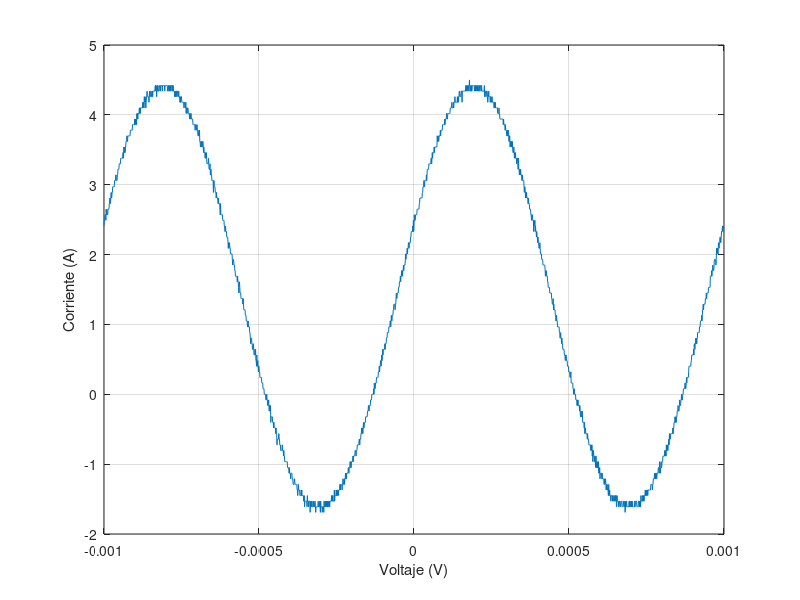

Write the MATLAB code that produced this figure.
t=[-1.00E-03
-9.99E-04
-9.98E-04
-9.97E-04
-9.96E-04
-9.95E-04
-9.94E-04
-9.93E-04
-9.92E-04
-9.91E-04
-9.90E-04
-9.89E-04
-9.88E-04
-9.87E-04
-9.86E-04
-9.85E-04
-9.84E-04
-9.83E-04
-9.82E-04
-9.81E-04
-9.80E-04
-9.79E-04
-9.78E-04
-9.77E-04
-9.76E-04
-9.75E-04
-9.74E-04
-9.73E-04
-9.72E-04
-9.71E-04
-9.70E-04
-9.69E-04
-9.68E-04
-9.67E-04
-9.66E-04
-9.65E-04
-9.64E-04
-9.63E-04
-9.62E-04
-9.61E-04
-9.60E-04
-9.59E-04
-9.58E-04
-9.57E-04
-9.56E-04
-9.55E-04
-9.54E-04
-9.53E-04
-9.52E-04
-9.51E-04
-9.50E-04
-9.49E-04
-9.48E-04
-9.47E-04
-9.46E-04
-9.45E-04
-9.44E-04
-9.43E-04
-9.42E-04
-9.41E-04
-9.40E-04
-9.39E-04
-9.38E-04
-9.37E-04
-9.36E-04
-9.35E-04
-9.34E-04
-9.33E-04
-9.32E-04
-9.31E-04
-9.30E-04
-9.29E-04
-9.28E-04
-9.27E-04
-9.26E-04
-9.25E-04
-9.24E-04
-9.23E-04
-9.22E-04
-9.21E-04
-9.20E-04
-9.19E-04
-9.18E-04
-9.17E-04
-9.16E-04
-9.15E-04
-9.14E-04
-9.13E-04
-9.12E-04
-9.11E-04
-9.10E-04
-9.09E-04
-9.08E-04
-9.07E-04
-9.06E-04
-9.05E-04
-9.04E-04
-9.03E-04
-9.02E-04
-9.01E-04
-9.00E-04
-8.99E-04
-8.98E-04
-8.97E-04
-8.96E-04
-8.95E-04
-8.94E-04
-8.93E-04
-8.92E-04
-8.91E-04
-8.90E-04
-8.89E-04
-8.88E-04
-8.87E-04
-8.86E-04
-8.85E-04
-8.84E-04
-8.83E-04
-8.82E-04
-8.81E-04
-8.80E-04
-8.79E-04
-8.78E-04
-8.77E-04
-8.76E-04
-8.75E-04
-8.74E-04
-8.73E-04
-8.72E-04
-8.71E-04
-8.70E-04
-8.69E-04
-8.68E-04
-8.67E-04
-8.66E-04
-8.65E-04
-8.64E-04
-8.63E-04
-8.62E-04
-8.61E-04
-8.60E-04
-8.59E-04
-8.58E-04
-8.57E-04
-8.56E-04
-8.55E-04
-8.54E-04
-8.53E-04
-8.52E-04
-8.51E-04
-8.50E-04
-8.49E-04
-8.48E-04
-8.47E-04
-8.46E-04
-8.45E-04
-8.44E-04
-8.43E-04
-8.42E-04
-8.41E-04
-8.40E-04
-8.39E-04
-8.38E-04
-8.37E-04
-8.36E-04
-8.35E-04
-8.34E-04
-8.33E-04
-8.32E-04
-8.31E-04
-8.30E-04
-8.29E-04
-8.28E-04
-8.27E-04
-8.26E-04
-8.25E-04
-8.24E-04
-8.23E-04
-8.22E-04
-8.21E-04
-8.20E-04
-8.19E-04
-8.18E-04
-8.17E-04
-8.16E-04
-8.15E-04
-8.14E-04
-8.13E-04
-8.12E-04
-8.11E-04
-8.10E-04
-8.09E-04
-8.08E-04
-8.07E-04
-8.06E-04
-8.05E-04
-8.04E-04
-8.03E-04
-8.02E-04
-8.01E-04
-8.00E-04
-7.99E-04
-7.98E-04
-7.97E-04
-7.96E-04
-7.95E-04
-7.94E-04
-7.93E-04
-7.92E-04
-7.91E-04
-7.90E-04
-7.89E-04
-7.88E-04
-7.87E-04
-7.86E-04
-7.85E-04
-7.84E-04
-7.83E-04
-7.82E-04
-7.81E-04
-7.80E-04
-7.79E-04
-7.78E-04
-7.77E-04
-7.76E-04
-7.75E-04
-7.74E-04
-7.73E-04
-7.72E-04
-7.71E-04
-7.70E-04
-7.69E-04
-7.68E-04
-7.67E-04
-7.66E-04
-7.65E-04
-7.64E-04
-7.63E-04
-7.62E-04
-7.61E-04
-7.60E-04
-7.59E-04
-7.58E-04
-7.57E-04
-7.56E-04
-7.55E-04
-7.54E-04
-7.53E-04
-7.52E-04
-7.51E-04
-7.50E-04
-7.49E-04
-7.48E-04
-7.47E-04
-7.46E-04
-7.45E-04
-7.44E-04
-7.43E-04
-7.42E-04
-7.41E-04
-7.40E-04
-7.39E-04
-7.38E-04
-7.37E-04
-7.36E-04
-7.35E-04
-7.34E-04
-7.33E-04
-7.32E-04
-7.31E-04
-7.30E-04
-7.29E-04
-7.28E-04
-7.27E-04
-7.26E-04
-7.25E-04
-7.24E-04
-7.23E-04
-7.22E-04
-7.21E-04
-7.20E-04
-7.19E-04
-7.18E-04
-7.17E-04
-7.16E-04
-7.15E-04
-7.14E-04
-7.13E-04
-7.12E-04
-7.11E-04
-7.10E-04
-7.09E-04
-7.08E-04
-7.07E-04
-7.06E-04
-7.05E-04
-7.04E-04
-7.03E-04
-7.02E-04
-7.01E-04
-7.00E-04
-6.99E-04
-6.98E-04
-6.97E-04
-6.96E-04
-6.95E-04
-6.94E-04
-6.93E-04
-6.92E-04
-6.91E-04
-6.90E-04
-6.89E-04
-6.88E-04
-6.87E-04
-6.86E-04
-6.85E-04
-6.84E-04
-6.83E-04
-6.82E-04
-6.81E-04
-6.80E-04
-6.79E-04
-6.78E-04
-6.77E-04
-6.76E-04
-6.75E-04
-6.74E-04
-6.73E-04
-6.72E-04
-6.71E-04
-6.70E-04
-6.69E-04
-6.68E-04
-6.67E-04
-6.66E-04
-6.65E-04
-6.64E-04
-6.63E-04
-6.62E-04
-6.61E-04
-6.60E-04
-6.59E-04
-6.58E-04
-6.57E-04
-6.56E-04
-6.55E-04
-6.54E-04
-6.53E-04
-6.52E-04
-6.51E-04
-6.50E-04
-6.49E-04
-6.48E-04
-6.47E-04
-6.46E-04
-6.45E-04
-6.44E-04
-6.43E-04
-6.42E-04
-6.41E-04
-6.40E-04
-6.39E-04
-6.38E-04
-6.37E-04
-6.36E-04
-6.35E-04
-6.34E-04
-6.33E-04
-6.32E-04
-6.31E-04
-6.30E-04
-6.29E-04
-6.28E-04
-6.27E-04
-6.26E-04
-6.25E-04
-6.24E-04
-6.23E-04
-6.22E-04
-6.21E-04
-6.20E-04
-6.19E-04
-6.18E-04
-6.17E-04
-6.16E-04
-6.15E-04
-6.14E-04
-6.13E-04
-6.12E-04
-6.11E-04
-6.10E-04
-6.09E-04
-6.08E-04
-6.07E-04
-6.06E-04
-6.05E-04
-6.04E-04
-6.03E-04
-6.02E-04
-6.01E-04
-6.00E-04
-5.99E-04
-5.98E-04
-5.97E-04
-5.96E-04
-5.95E-04
-5.94E-04
-5.93E-04
-5.92E-04
-5.91E-04
-5.90E-04
-5.89E-04
-5.88E-04
-5.87E-04
-5.86E-04
-5.85E-04
-5.84E-04
-5.83E-04
-5.82E-04
-5.81E-04
-5.80E-04
-5.79E-04
-5.78E-04
-5.77E-04
-5.76E-04
-5.75E-04
-5.74E-04
-5.73E-04
-5.72E-04
-5.71E-04
-5.70E-04
-5.69E-04
-5.68E-04
-5.67E-04
-5.66E-04
-5.65E-04
-5.64E-04
-5.63E-04
-5.62E-04
-5.61E-04
-5.60E-04
-5.59E-04
-5.58E-04
-5.57E-04
-5.56E-04
-5.55E-04
-5.54E-04
-5.53E-04
-5.52E-04
-5.51E-04
-5.50E-04
-5.49E-04
-5.48E-04
-5.47E-04
-5.46E-04
-5.45E-04
-5.44E-04
-5.43E-04
-5.42E-04
-5.41E-04
-5.40E-04
-5.39E-04
-5.38E-04
-5.37E-04
-5.36E-04
-5.35E-04
-5.34E-04
-5.33E-04
-5.32E-04
-5.31E-04
-5.30E-04
-5.29E-04
-5.28E-04
-5.27E-04
-5.26E-04
-5.25E-04
-5.24E-04
-5.23E-04
-5.22E-04
-5.21E-04
-5.20E-04
-5.19E-04
-5.18E-04
-5.17E-04
-5.16E-04
-5.15E-04
-5.14E-04
-5.13E-04
-5.12E-04
-5.11E-04
-5.10E-04
-5.09E-04
-5.08E-04
-5.07E-04
-5.06E-04
-5.05E-04
-5.04E-04
-5.03E-04
-5.02E-04
-5.01E-04
-5.00E-04
-4.99E-04
-4.98E-04
-4.97E-04
-4.96E-04
-4.95E-04
-4.94E-04
-4.93E-04
-4.92E-04
-4.91E-04
-4.90E-04
-4.89E-04
-4.88E-04
-4.87E-04
-4.86E-04
-4.85E-04
-4.84E-04
-4.83E-04
-4.82E-04
-4.81E-04
-4.80E-04
-4.79E-04
-4.78E-04
-4.77E-04
-4.76E-04
-4.75E-04
-4.74E-04
-4.73E-04
-4.72E-04
-4.71E-04
-4.70E-04
-4.69E-04
-4.68E-04
-4.67E-04
-4.66E-04
-4.65E-04
-4.64E-04
-4.63E-04
-4.62E-04
-4.61E-04
-4.60E-04
-4.59E-04
-4.58E-04
-4.57E-04
-4.56E-04
-4.55E-04
-4.54E-04
-4.53E-04
-4.52E-04
-4.51E-04
-4.50E-04
-4.49E-04
-4.48E-04
-4.47E-04
-4.46E-04
-4.45E-04
-4.44E-04
-4.43E-04
-4.42E-04
-4.41E-04
-4.40E-04
-4.39E-04
-4.38E-04
-4.37E-04
-4.36E-04
-4.35E-04
-4.34E-04
-4.33E-04
-4.32E-04
-4.31E-04
-4.30E-04
-4.29E-04
-4.28E-04
-4.27E-04
-4.26E-04
-4.25E-04
-4.24E-04
-4.23E-04
-4.22E-04
-4.21E-04
-4.20E-04
-4.19E-04
-4.18E-04
-4.17E-04
-4.16E-04
-4.15E-04
-4.14E-04
-4.13E-04
-4.12E-04
-4.11E-04
-4.10E-04
-4.09E-04
-4.08E-04
-4.07E-04
-4.06E-04
-4.05E-04
-4.04E-04
-4.03E-04
-4.02E-04
-4.01E-04
-4.00E-04
-3.99E-04
-3.98E-04
-3.97E-04
-3.96E-04
-3.95E-04
-3.94E-04
-3.93E-04
-3.92E-04
-3.91E-04
-3.90E-04
-3.89E-04
-3.88E-04
-3.87E-04
-3.86E-04
-3.85E-04
-3.84E-04
-3.83E-04
-3.82E-04
-3.81E-04
-3.80E-04
-3.79E-04
-3.78E-04
-3.77E-04
-3.76E-04
-3.75E-04
-3.74E-04
-3.73E-04
-3.72E-04
-3.71E-04
-3.70E-04
-3.69E-04
-3.68E-04
-3.67E-04
-3.66E-04
-3.65E-04
-3.64E-04
-3.63E-04
-3.62E-04
-3.61E-04
-3.60E-04
-3.59E-04
-3.58E-04
-3.57E-04
-3.56E-04
-3.55E-04
-3.54E-04
-3.53E-04
-3.52E-04
-3.51E-04
-3.50E-04
-3.49E-04
-3.48E-04
-3.47E-04
-3.46E-04
-3.45E-04
-3.44E-04
-3.43E-04
-3.42E-04
-3.41E-04
-3.40E-04
-3.39E-04
-3.38E-04
-3.37E-04
-3.36E-04
-3.35E-04
-3.34E-04
-3.33E-04
-3.32E-04
-3.31E-04
-3.30E-04
-3.29E-04
-3.28E-04
-3.27E-04
-3.26E-04
-3.25E-04
-3.24E-04
-3.23E-04
-3.22E-04
-3.21E-04
-3.20E-04
-3.19E-04
-3.18E-04
-3.17E-04
-3.16E-04
-3.15E-04
-3.14E-04
-3.13E-04
-3.12E-04
-3.11E-04
-3.10E-04
-3.09E-04
-3.08E-04
-3.07E-04
-3.06E-04
-3.05E-04
-3.04E-04
-3.03E-04
-3.02E-04
-3.01E-04
-3.00E-04
-2.99E-04
-2.98E-04
-2.97E-04
-2.96E-04
-2.95E-04
-2.94E-04
-2.93E-04
-2.92E-04
-2.91E-04
-2.90E-04
-2.89E-04
-2.88E-04
-2.87E-04
-2.86E-04
-2.85E-04
-2.84E-04
-2.83E-04
-2.82E-04
-2.81E-04
-2.80E-04
-2.79E-04
-2.78E-04
-2.77E-04
-2.76E-04
-2.75E-04
-2.74E-04
-2.73E-04
-2.72E-04
-2.71E-04
-2.70E-04
-2.69E-04
-2.68E-04
-2.67E-04
-2.66E-04
-2.65E-04
-2.64E-04
-2.63E-04
-2.62E-04
-2.61E-04
-2.60E-04
-2.59E-04
-2.58E-04
-2.57E-04
-2.56E-04
-2.55E-04
-2.54E-04
-2.53E-04
-2.52E-04
-2.51E-04
-2.50E-04
-2.49E-04
-2.48E-04
-2.47E-04
-2.46E-04
-2.45E-04
-2.44E-04
-2.43E-04
-2.42E-04
-2.41E-04
-2.40E-04
-2.39E-04
-2.38E-04
-2.37E-04
-2.36E-04
-2.35E-04
-2.34E-04
-2.33E-04
-2.32E-04
-2.31E-04
-2.30E-04
-2.29E-04
-2.28E-04
-2.27E-04
-2.26E-04
-2.25E-04
-2.24E-04
-2.23E-04
-2.22E-04
-2.21E-04
-2.20E-04
-2.19E-04
-2.18E-04
-2.17E-04
-2.16E-04
-2.15E-04
-2.14E-04
-2.13E-04
-2.12E-04
-2.11E-04
-2.10E-04
-2.09E-04
-2.08E-04
-2.07E-04
-2.06E-04
-2.05E-04
-2.04E-04
-2.03E-04
-2.02E-04
-2.01E-04
-2.00E-04
-1.99E-04
-1.98E-04
-1.97E-04
-1.96E-04
-1.95E-04
-1.94E-04
-1.93E-04
-1.92E-04
-1.91E-04
-1.90E-04
-1.89E-04
-1.88E-04
-1.87E-04
-1.86E-04
-1.85E-04
-1.84E-04
-1.83E-04
-1.82E-04
-1.81E-04
-1.80E-04
-1.79E-04
-1.78E-04
-1.77E-04
-1.76E-04
-1.75E-04
-1.74E-04
-1.73E-04
-1.72E-04
-1.71E-04
-1.70E-04
-1.69E-04
-1.68E-04
-1.67E-04
-1.66E-04
-1.65E-04
-1.64E-04
-1.63E-04
-1.62E-04
-1.61E-04
-1.60E-04
-1.59E-04
-1.58E-04
-1.57E-04
-1.56E-04
-1.55E-04
-1.54E-04
-1.53E-04
-1.52E-04
-1.51E-04
-1.50E-04
-1.49E-04
-1.48E-04
-1.47E-04
-1.46E-04
-1.45E-04
-1.44E-04
-1.43E-04
-1.42E-04
-1.41E-04
-1.40E-04
-1.39E-04
-1.38E-04
-1.37E-04
-1.36E-04
-1.35E-04
-1.34E-04
-1.33E-04
-1.32E-04
-1.31E-04
-1.30E-04
-1.29E-04
-1.28E-04
-1.27E-04
-1.26E-04
-1.25E-04
-1.24E-04
-1.23E-04
-1.22E-04
-1.21E-04
-1.20E-04
-1.19E-04
-1.18E-04
-1.17E-04
-1.16E-04
-1.15E-04
-1.14E-04
-1.13E-04
-1.12E-04
-1.11E-04
-1.10E-04
-1.09E-04
-1.08E-04
-1.07E-04
-1.06E-04
-1.05E-04
-1.04E-04
-1.03E-04
-1.02E-04
-1.01E-04
-1.00E-04
-9.90E-05
-9.80E-05
-9.70E-05
-9.60E-05
-9.50E-05
-9.40E-05
-9.30E-05
-9.20E-05
-9.10E-05
-9.00E-05
-8.90E-05
-8.80E-05
-8.70E-05
-8.60E-05
-8.50E-05
-8.40E-05
-8.30E-05
-8.20E-05
-8.10E-05
-8.00E-05
-7.90E-05
-7.80E-05
-7.70E-05
-7.60E-05
-7.50E-05
-7.40E-05
-7.30E-05
-7.20E-05
-7.10E-05
-7.00E-05
-6.90E-05
-6.80E-05
-6.70E-05
-6.60E-05
-6.50E-05
-6.40E-05
-6.30E-05
-6.20E-05
-6.10E-05
-6.00E-05
-5.90E-05
-5.80E-05
-5.70E-05
-5.60E-05
-5.50E-05
-5.40E-05
-5.30E-05
-5.20E-05
-5.10E-05
-5.00E-05
-4.90E-05
-4.80E-05
-4.70E-05
-4.60E-05
-4.50E-05
-4.40E-05
-4.30E-05
-4.20E-05
-4.10E-05
-4.00E-05
-3.90E-05
-3.80E-05
-3.70E-05
-3.60E-05
-3.50E-05
-3.40E-05
-3.30E-05
-3.20E-05
-3.10E-05
-3.00E-05
-2.90E-05
-2.80E-05
-2.70E-05
-2.60E-05
-2.50E-05
-2.40E-05
-2.30E-05
-2.20E-05
-2.10E-05
-2.00E-05
-1.90E-05
-1.80E-05
-1.70E-05
-1.60E-05
-1.50E-05
-1.40E-05
-1.30E-05
-1.20E-05
-1.10E-05
-1.00E-05
-9.00E-06
-8.00E-06
-7.00E-06
-6.00E-06
-5.00E-06
-4.00E-06
-3.00E-06
-2.00E-06
-1.00E-06
0.00E+00
1.00E-06
2.00E-06
3.00E-06
4.00E-06
5.00E-06
6.00E-06
7.00E-06
8.00E-06
9.00E-06
1.00E-05
1.10E-05
1.20E-05
1.30E-05
1.40E-05
1.50E-05
1.60E-05
1.70E-05
1.80E-05
1.90E-05
2.00E-05
2.10E-05
2.20E-05
2.30E-05
2.40E-05
2.50E-05
2.60E-05
2.70E-05
2.80E-05
2.90E-05
3.00E-05
3.10E-05
3.20E-05
3.30E-05
3.40E-05
3.50E-05
3.60E-05
3.70E-05
3.80E-05
3.90E-05
4.00E-05
4.10E-05
4.20E-05
4.30E-05
4.40E-05
4.50E-05
4.60E-05
4.70E-05
4.80E-05
4.90E-05
5.00E-05
5.10E-05
5.20E-05
5.30E-05
5.40E-05
5.50E-05
5.60E-05
5.70E-05
5.80E-05
5.90E-05
6.00E-05
6.10E-05
6.20E-05
6.30E-05
6.40E-05
6.50E-05
6.60E-05
6.70E-05
6.80E-05
6.90E-05
7.00E-05
7.10E-05
7.20E-05
7.30E-05
7.40E-05
7.50E-05
7.60E-05
7.70E-05
7.80E-05
7.90E-05
8.00E-05
8.10E-05
8.20E-05
8.30E-05
8.40E-05
8.50E-05
8.60E-05
8.70E-05
8.80E-05
8.90E-05
9.00E-05
9.10E-05
9.20E-05
9.30E-05
9.40E-05
9.50E-05
9.60E-05
9.70E-05
9.80E-05
9.90E-05
1.00E-04
1.01E-04
1.02E-04
1.03E-04
1.04E-04
1.05E-04
1.06E-04
1.07E-04
1.08E-04
1.09E-04
1.10E-04
1.11E-04
1.12E-04
1.13E-04
1.14E-04
1.15E-04
1.16E-04
1.17E-04
1.18E-04
1.19E-04
1.20E-04
1.21E-04
1.22E-04
1.23E-04
1.24E-04
1.25E-04
1.26E-04
1.27E-04
1.28E-04
1.29E-04
1.30E-04
1.31E-04
1.32E-04
1.33E-04
1.34E-04
1.35E-04
1.36E-04
1.37E-04
1.38E-04
1.39E-04
1.40E-04
1.41E-04
1.42E-04
1.43E-04
1.44E-04
1.45E-04
1.46E-04
1.47E-04
1.48E-04
1.49E-04
1.50E-04
1.51E-04
1.52E-04
1.53E-04
1.54E-04
1.55E-04
1.56E-04
1.57E-04
1.58E-04
1.59E-04
1.60E-04
1.61E-04
1.62E-04
1.63E-04
1.64E-04
1.65E-04
1.66E-04
1.67E-04
1.68E-04
1.69E-04
1.70E-04
1.71E-04
1.72E-04
1.73E-04
1.74E-04
1.75E-04
1.76E-04
1.77E-04
1.78E-04
1.79E-04
1.80E-04
1.81E-04
1.82E-04
1.83E-04
1.84E-04
1.85E-04
1.86E-04
1.87E-04
1.88E-04
1.89E-04
1.90E-04
1.91E-04
1.92E-04
1.93E-04
1.94E-04
1.95E-04
1.96E-04
1.97E-04
1.98E-04
1.99E-04
2.00E-04
2.01E-04
2.02E-04
2.03E-04
2.04E-04
2.05E-04
2.06E-04
2.07E-04
2.08E-04
2.09E-04
2.10E-04
2.11E-04
2.12E-04
2.13E-04
2.14E-04
2.15E-04
2.16E-04
2.17E-04
2.18E-04
2.19E-04
2.20E-04
2.21E-04
2.22E-04
2.23E-04
2.24E-04
2.25E-04
2.26E-04
2.27E-04
2.28E-04
2.29E-04
2.30E-04
2.31E-04
2.32E-04
2.33E-04
2.34E-04
2.35E-04
2.36E-04
2.37E-04
2.38E-04
2.39E-04
2.40E-04
2.41E-04
2.42E-04
2.43E-04
2.44E-04
2.45E-04
2.46E-04
2.47E-04
2.48E-04
2.49E-04
2.50E-04
2.51E-04
2.52E-04
2.53E-04
2.54E-04
2.55E-04
2.56E-04
2.57E-04
2.58E-04
2.59E-04
2.60E-04
2.61E-04
2.62E-04
2.63E-04
2.64E-04
2.65E-04
2.66E-04
2.67E-04
2.68E-04
2.69E-04
2.70E-04
2.71E-04
2.72E-04
2.73E-04
2.74E-04
2.75E-04
2.76E-04
2.77E-04
2.78E-04
2.79E-04
2.80E-04
2.81E-04
2.82E-04
2.83E-04
2.84E-04
2.85E-04
2.86E-04
2.87E-04
2.88E-04
2.89E-04
2.90E-04
2.91E-04
2.92E-04
2.93E-04
2.94E-04
2.95E-04
2.96E-04
2.97E-04
2.98E-04
2.99E-04
3.00E-04
3.01E-04
3.02E-04
3.03E-04
3.04E-04
3.05E-04
3.06E-04
3.07E-04
3.08E-04
3.09E-04
3.10E-04
3.11E-04
3.12E-04
3.13E-04
3.14E-04
3.15E-04
3.16E-04
3.17E-04
3.18E-04
3.19E-04
3.20E-04
3.21E-04
3.22E-04
3.23E-04
3.24E-04
3.25E-04
3.26E-04
3.27E-04
3.28E-04
3.29E-04
3.30E-04
3.31E-04
3.32E-04
3.33E-04
3.34E-04
3.35E-04
3.36E-04
3.37E-04
3.38E-04
3.39E-04
3.40E-04
3.41E-04
3.42E-04
3.43E-04
3.44E-04
3.45E-04
3.46E-04
3.47E-04
3.48E-04
3.49E-04
3.50E-04
3.51E-04
3.52E-04
3.53E-04
3.54E-04
3.55E-04
3.56E-04
3.57E-04
3.58E-04
3.59E-04
3.60E-04
3.61E-04
3.62E-04
3.63E-04
3.64E-04
3.65E-04
3.66E-04
3.67E-04
3.68E-04
3.69E-04
3.70E-04
3.71E-04
3.72E-04
3.73E-04
3.74E-04
3.75E-04
3.76E-04
3.77E-04
3.78E-04
3.79E-04
3.80E-04
3.81E-04
3.82E-04
3.83E-04
3.84E-04
3.85E-04
3.86E-04
3.87E-04
3.88E-04
3.89E-04
3.90E-04
3.91E-04
3.92E-04
3.93E-04
3.94E-04
3.95E-04
3.96E-04
3.97E-04
3.98E-04
3.99E-04
4.00E-04
4.01E-04
4.02E-04
4.03E-04
4.04E-04
4.05E-04
4.06E-04
4.07E-04
4.08E-04
4.09E-04
4.10E-04
4.11E-04
4.12E-04
4.13E-04
4.14E-04
4.15E-04
4.16E-04
4.17E-04
4.18E-04
4.19E-04
4.20E-04
4.21E-04
4.22E-04
4.23E-04
4.24E-04
4.25E-04
4.26E-04
4.27E-04
4.28E-04
4.29E-04
4.30E-04
4.31E-04
4.32E-04
4.33E-04
4.34E-04
4.35E-04
4.36E-04
4.37E-04
4.38E-04
4.39E-04
4.40E-04
4.41E-04
4.42E-04
4.43E-04
4.44E-04
4.45E-04
4.46E-04
4.47E-04
4.48E-04
4.49E-04
4.50E-04
4.51E-04
4.52E-04
4.53E-04
4.54E-04
4.55E-04
4.56E-04
4.57E-04
4.58E-04
4.59E-04
4.60E-04
4.61E-04
4.62E-04
4.63E-04
4.64E-04
4.65E-04
4.66E-04
4.67E-04
4.68E-04
4.69E-04
4.70E-04
4.71E-04
4.72E-04
4.73E-04
4.74E-04
4.75E-04
4.76E-04
4.77E-04
4.78E-04
4.79E-04
4.80E-04
4.81E-04
4.82E-04
4.83E-04
4.84E-04
4.85E-04
4.86E-04
4.87E-04
4.88E-04
4.89E-04
4.90E-04
4.91E-04
4.92E-04
4.93E-04
4.94E-04
4.95E-04
4.96E-04
4.97E-04
4.98E-04
4.99E-04
5.00E-04
5.01E-04
5.02E-04
5.03E-04
5.04E-04
5.05E-04
5.06E-04
5.07E-04
5.08E-04
5.09E-04
5.10E-04
5.11E-04
5.12E-04
5.13E-04
5.14E-04
5.15E-04
5.16E-04
5.17E-04
5.18E-04
5.19E-04
5.20E-04
5.21E-04
5.22E-04
5.23E-04
5.24E-04
5.25E-04
5.26E-04
5.27E-04
5.28E-04
5.29E-04
5.30E-04
5.31E-04
5.32E-04
5.33E-04
5.34E-04
5.35E-04
5.36E-04
5.37E-04
5.38E-04
5.39E-04
5.40E-04
5.41E-04
5.42E-04
5.43E-04
5.44E-04
5.45E-04
5.46E-04
5.47E-04
5.48E-04
5.49E-04
5.50E-04
5.51E-04
5.52E-04
5.53E-04
5.54E-04
5.55E-04
5.56E-04
5.57E-04
5.58E-04
5.59E-04
5.60E-04
5.61E-04
5.62E-04
5.63E-04
5.64E-04
5.65E-04
5.66E-04
5.67E-04
5.68E-04
5.69E-04
5.70E-04
5.71E-04
5.72E-04
5.73E-04
5.74E-04
5.75E-04
5.76E-04
5.77E-04
5.78E-04
5.79E-04
5.80E-04
5.81E-04
5.82E-04
5.83E-04
5.84E-04
5.85E-04
5.86E-04
5.87E-04
5.88E-04
5.89E-04
5.90E-04
5.91E-04
5.92E-04
5.93E-04
5.94E-04
5.95E-04
5.96E-04
5.97E-04
5.98E-04
5.99E-04
6.00E-04
6.01E-04
6.02E-04
6.03E-04
6.04E-04
6.05E-04
6.06E-04
6.07E-04
6.08E-04
6.09E-04
6.10E-04
6.11E-04
6.12E-04
6.13E-04
6.14E-04
6.15E-04
6.16E-04
6.17E-04
6.18E-04
6.19E-04
6.20E-04
6.21E-04
6.22E-04
6.23E-04
6.24E-04
6.25E-04
6.26E-04
6.27E-04
6.28E-04
6.29E-04
6.30E-04
6.31E-04
6.32E-04
6.33E-04
6.34E-04
6.35E-04
6.36E-04
6.37E-04
6.38E-04
6.39E-04
6.40E-04
6.41E-04
6.42E-04
6.43E-04
6.44E-04
6.45E-04
6.46E-04
6.47E-04
6.48E-04
6.49E-04
6.50E-04
6.51E-04
6.52E-04
6.53E-04
6.54E-04
6.55E-04
6.56E-04
6.57E-04
6.58E-04
6.59E-04
6.60E-04
6.61E-04
6.62E-04
6.63E-04
6.64E-04
6.65E-04
6.66E-04
6.67E-04
6.68E-04
6.69E-04
6.70E-04
6.71E-04
6.72E-04
6.73E-04
6.74E-04
6.75E-04
6.76E-04
6.77E-04
6.78E-04
6.79E-04
6.80E-04
6.81E-04
6.82E-04
6.83E-04
6.84E-04
6.85E-04
6.86E-04
6.87E-04
6.88E-04
6.89E-04
6.90E-04
6.91E-04
6.92E-04
6.93E-04
6.94E-04
6.95E-04
6.96E-04
6.97E-04
6.98E-04
6.99E-04
7.00E-04
7.01E-04
7.02E-04
7.03E-04
7.04E-04
7.05E-04
7.06E-04
7.07E-04
7.08E-04
7.09E-04
7.10E-04
7.11E-04
7.12E-04
7.13E-04
7.14E-04
7.15E-04
7.16E-04
7.17E-04
7.18E-04
7.19E-04
7.20E-04
7.21E-04
7.22E-04
7.23E-04
7.24E-04
7.25E-04
7.26E-04
7.27E-04
7.28E-04
7.29E-04
7.30E-04
7.31E-04
7.32E-04
7.33E-04
7.34E-04
7.35E-04
7.36E-04
7.37E-04
7.38E-04
7.39E-04
7.40E-04
7.41E-04
7.42E-04
7.43E-04
7.44E-04
7.45E-04
7.46E-04
7.47E-04
7.48E-04
7.49E-04
7.50E-04
7.51E-04
7.52E-04
7.53E-04
7.54E-04
7.55E-04
7.56E-04
7.57E-04
7.58E-04
7.59E-04
7.60E-04
7.61E-04
7.62E-04
7.63E-04
7.64E-04
7.65E-04
7.66E-04
7.67E-04
7.68E-04
7.69E-04
7.70E-04
7.71E-04
7.72E-04
7.73E-04
7.74E-04
7.75E-04
7.76E-04
7.77E-04
7.78E-04
7.79E-04
7.80E-04
7.81E-04
7.82E-04
7.83E-04
7.84E-04
7.85E-04
7.86E-04
7.87E-04
7.88E-04
7.89E-04
7.90E-04
7.91E-04
7.92E-04
7.93E-04
7.94E-04
7.95E-04
7.96E-04
7.97E-04
7.98E-04
7.99E-04
8.00E-04
8.01E-04
8.02E-04
8.03E-04
8.04E-04
8.05E-04
8.06E-04
8.07E-04
8.08E-04
8.09E-04
8.10E-04
8.11E-04
8.12E-04
8.13E-04
8.14E-04
8.15E-04
8.16E-04
8.17E-04
8.18E-04
8.19E-04
8.20E-04
8.21E-04
8.22E-04
8.23E-04
8.24E-04
8.25E-04
8.26E-04
8.27E-04
8.28E-04
8.29E-04
8.30E-04
8.31E-04
8.32E-04
8.33E-04
8.34E-04
8.35E-04
8.36E-04
8.37E-04
8.38E-04
8.39E-04
8.40E-04
8.41E-04
8.42E-04
8.43E-04
8.44E-04
8.45E-04
8.46E-04
8.47E-04
8.48E-04
8.49E-04
8.50E-04
8.51E-04
8.52E-04
8.53E-04
8.54E-04
8.55E-04
8.56E-04
8.57E-04
8.58E-04
8.59E-04
8.60E-04
8.61E-04
8.62E-04
8.63E-04
8.64E-04
8.65E-04
8.66E-04
8.67E-04
8.68E-04
8.69E-04
8.70E-04
8.71E-04
8.72E-04
8.73E-04
8.74E-04
8.75E-04
8.76E-04
8.77E-04
8.78E-04
8.79E-04
8.80E-04
8.81E-04
8.82E-04
8.83E-04
8.84E-04
8.85E-04
8.86E-04
8.87E-04
8.88E-04
8.89E-04
8.90E-04
8.91E-04
8.92E-04
8.93E-04
8.94E-04
8.95E-04
8.96E-04
8.97E-04
8.98E-04
8.99E-04
9.00E-04
9.01E-04
9.02E-04
9.03E-04
9.04E-04
9.05E-04
9.06E-04
9.07E-04
9.08E-04
9.09E-04
9.10E-04
9.11E-04
9.12E-04
9.13E-04
9.14E-04
9.15E-04
9.16E-04
9.17E-04
9.18E-04
9.19E-04
9.20E-04
9.21E-04
9.22E-04
9.23E-04
9.24E-04
9.25E-04
9.26E-04
9.27E-04
9.28E-04
9.29E-04
9.30E-04
9.31E-04
9.32E-04
9.33E-04
9.34E-04
9.35E-04
9.36E-04
9.37E-04
9.38E-04
9.39E-04
9.40E-04
9.41E-04
9.42E-04
9.43E-04
9.44E-04
9.45E-04
9.46E-04
9.47E-04
9.48E-04
9.49E-04
9.50E-04
9.51E-04
9.52E-04
9.53E-04
9.54E-04
9.55E-04
9.56E-04
9.57E-04
9.58E-04
9.59E-04
9.60E-04
9.61E-04
9.62E-04
9.63E-04
9.64E-04
9.65E-04
9.66E-04
9.67E-04
9.68E-04
9.69E-04
9.70E-04
9.71E-04
9.72E-04
9.73E-04
9.74E-04
9.75E-04
9.76E-04
9.77E-04
9.78E-04
9.79E-04
9.80E-04
9.81E-04
9.82E-04
9.83E-04
9.84E-04
9.85E-04
9.86E-04
9.87E-04
9.88E-04
9.89E-04
9.90E-04
9.91E-04
9.92E-04
9.93E-04
9.94E-04
9.95E-04
9.96E-04
9.97E-04
9.98E-04
9.99E-04];
x=[2.41E+00
2.49E+00
2.49E+00
2.57E+00
2.57E+00
2.57E+00
2.49E+00
2.65E+00
2.57E+00
2.65E+00
2.57E+00
2.57E+00
2.57E+00
2.65E+00
2.65E+00
2.65E+00
2.65E+00
2.73E+00
2.73E+00
2.81E+00
2.73E+00
2.73E+00
2.81E+00
2.89E+00
2.81E+00
2.81E+00
2.89E+00
2.89E+00
2.97E+00
2.97E+00
2.97E+00
2.97E+00
2.97E+00
2.97E+00
3.06E+00
3.06E+00
3.06E+00
3.06E+00
3.14E+00
3.14E+00
3.06E+00
3.06E+00
3.06E+00
3.14E+00
3.14E+00
3.22E+00
3.22E+00
3.22E+00
3.22E+00
3.30E+00
3.30E+00
3.30E+00
3.30E+00
3.30E+00
3.38E+00
3.38E+00
3.38E+00
3.38E+00
3.38E+00
3.38E+00
3.38E+00
3.46E+00
3.46E+00
3.38E+00
3.54E+00
3.46E+00
3.46E+00
3.54E+00
3.46E+00
3.54E+00
3.54E+00
3.62E+00
3.62E+00
3.62E+00
3.70E+00
3.62E+00
3.62E+00
3.70E+00
3.70E+00
3.70E+00
3.70E+00
3.70E+00
3.70E+00
3.70E+00
3.70E+00
3.78E+00
3.78E+00
3.78E+00
3.78E+00
3.78E+00
3.78E+00
3.78E+00
3.86E+00
3.86E+00
3.86E+00
3.86E+00
3.86E+00
3.86E+00
3.86E+00
3.94E+00
3.86E+00
3.94E+00
3.86E+00
3.94E+00
3.94E+00
3.86E+00
4.02E+00
3.94E+00
4.02E+00
3.94E+00
4.02E+00
4.02E+00
4.02E+00
4.02E+00
4.10E+00
4.02E+00
4.10E+00
4.02E+00
4.10E+00
4.10E+00
4.10E+00
4.10E+00
4.10E+00
4.10E+00
4.10E+00
4.18E+00
4.10E+00
4.18E+00
4.18E+00
4.10E+00
4.26E+00
4.18E+00
4.18E+00
4.26E+00
4.18E+00
4.10E+00
4.18E+00
4.26E+00
4.26E+00
4.34E+00
4.26E+00
4.26E+00
4.26E+00
4.26E+00
4.26E+00
4.18E+00
4.26E+00
4.34E+00
4.26E+00
4.26E+00
4.26E+00
4.34E+00
4.34E+00
4.26E+00
4.26E+00
4.34E+00
4.34E+00
4.26E+00
4.34E+00
4.34E+00
4.34E+00
4.34E+00
4.34E+00
4.34E+00
4.34E+00
4.42E+00
4.42E+00
4.34E+00
4.42E+00
4.34E+00
4.26E+00
4.42E+00
4.42E+00
4.34E+00
4.42E+00
4.34E+00
4.34E+00
4.34E+00
4.34E+00
4.42E+00
4.42E+00
4.42E+00
4.34E+00
4.42E+00
4.42E+00
4.42E+00
4.42E+00
4.42E+00
4.34E+00
4.42E+00
4.42E+00
4.42E+00
4.42E+00
4.42E+00
4.42E+00
4.42E+00
4.34E+00
4.42E+00
4.42E+00
4.42E+00
4.42E+00
4.42E+00
4.42E+00
4.42E+00
4.42E+00
4.34E+00
4.34E+00
4.42E+00
4.42E+00
4.34E+00
4.34E+00
4.42E+00
4.34E+00
4.42E+00
4.42E+00
4.34E+00
4.34E+00
4.42E+00
4.42E+00
4.42E+00
4.34E+00
4.42E+00
4.34E+00
4.42E+00
4.34E+00
4.34E+00
4.34E+00
4.34E+00
4.26E+00
4.34E+00
4.26E+00
4.26E+00
4.34E+00
4.26E+00
4.34E+00
4.34E+00
4.34E+00
4.34E+00
4.26E+00
4.26E+00
4.26E+00
4.34E+00
4.26E+00
4.26E+00
4.26E+00
4.18E+00
4.26E+00
4.18E+00
4.26E+00
4.26E+00
4.26E+00
4.18E+00
4.18E+00
4.18E+00
4.18E+00
4.18E+00
4.18E+00
4.18E+00
4.10E+00
4.18E+00
4.18E+00
4.18E+00
4.10E+00
4.10E+00
4.18E+00
4.02E+00
4.10E+00
4.10E+00
4.02E+00
4.10E+00
4.10E+00
4.10E+00
4.02E+00
4.02E+00
4.02E+00
4.02E+00
3.94E+00
4.02E+00
3.94E+00
3.94E+00
4.02E+00
4.02E+00
3.94E+00
3.94E+00
3.94E+00
3.94E+00
3.94E+00
3.86E+00
3.86E+00
3.86E+00
3.86E+00
3.86E+00
3.86E+00
3.86E+00
3.78E+00
3.86E+00
3.86E+00
3.86E+00
3.78E+00
3.78E+00
3.86E+00
3.78E+00
3.78E+00
3.70E+00
3.70E+00
3.70E+00
3.78E+00
3.70E+00
3.78E+00
3.62E+00
3.62E+00
3.54E+00
3.54E+00
3.62E+00
3.54E+00
3.62E+00
3.62E+00
3.54E+00
3.54E+00
3.62E+00
3.54E+00
3.46E+00
3.54E+00
3.46E+00
3.46E+00
3.46E+00
3.38E+00
3.38E+00
3.46E+00
3.38E+00
3.46E+00
3.38E+00
3.30E+00
3.30E+00
3.30E+00
3.30E+00
3.30E+00
3.38E+00
3.30E+00
3.22E+00
3.22E+00
3.22E+00
3.30E+00
3.14E+00
3.14E+00
3.22E+00
3.14E+00
3.14E+00
3.06E+00
3.06E+00
3.06E+00
3.06E+00
3.06E+00
2.89E+00
3.06E+00
3.06E+00
2.97E+00
2.97E+00
2.97E+00
2.89E+00
2.89E+00
2.89E+00
2.81E+00
2.89E+00
2.81E+00
2.81E+00
2.81E+00
2.81E+00
2.73E+00
2.81E+00
2.73E+00
2.73E+00
2.73E+00
2.73E+00
2.65E+00
2.57E+00
2.73E+00
2.57E+00
2.57E+00
2.57E+00
2.57E+00
2.57E+00
2.57E+00
2.49E+00
2.49E+00
2.49E+00
2.49E+00
2.49E+00
2.41E+00
2.41E+00
2.33E+00
2.33E+00
2.41E+00
2.33E+00
2.33E+00
2.33E+00
2.25E+00
2.25E+00
2.25E+00
2.25E+00
2.17E+00
2.09E+00
2.17E+00
2.09E+00
2.17E+00
2.17E+00
2.09E+00
2.09E+00
2.01E+00
2.01E+00
2.01E+00
2.01E+00
2.01E+00
2.01E+00
1.93E+00
1.85E+00
1.93E+00
1.93E+00
1.93E+00
1.85E+00
1.85E+00
1.85E+00
1.77E+00
1.77E+00
1.69E+00
1.69E+00
1.69E+00
1.69E+00
1.69E+00
1.69E+00
1.61E+00
1.69E+00
1.61E+00
1.61E+00
1.53E+00
1.45E+00
1.61E+00
1.61E+00
1.53E+00
1.45E+00
1.45E+00
1.45E+00
1.37E+00
1.37E+00
1.37E+00
1.37E+00
1.37E+00
1.37E+00
1.29E+00
1.37E+00
1.29E+00
1.21E+00
1.21E+00
1.21E+00
1.21E+00
1.21E+00
1.13E+00
1.13E+00
1.13E+00
1.05E+00
1.05E+00
1.05E+00
1.05E+00
9.65E-01
9.65E-01
1.05E+00
9.65E-01
9.65E-01
9.65E-01
9.65E-01
8.84E-01
8.84E-01
8.04E-01
7.24E-01
8.04E-01
8.04E-01
8.04E-01
7.24E-01
7.24E-01
6.43E-01
6.43E-01
6.43E-01
7.24E-01
6.43E-01
5.63E-01
5.63E-01
5.63E-01
6.43E-01
5.63E-01
6.43E-01
4.82E-01
4.82E-01
4.02E-01
5.63E-01
4.02E-01
4.02E-01
4.82E-01
4.02E-01
3.22E-01
4.02E-01
4.02E-01
3.22E-01
3.22E-01
2.41E-01
2.41E-01
2.41E-01
2.41E-01
2.41E-01
2.41E-01
1.61E-01
1.61E-01
1.61E-01
1.61E-01
8.04E-02
8.04E-02
8.04E-02
8.04E-02
0.00E+00
0.00E+00
0.00E+00
0.00E+00
0.00E+00
-8.04E-02
-8.04E-02
-8.04E-02
0.00E+00
-8.04E-02
-8.04E-02
-1.61E-01
-1.61E-01
-1.61E-01
-8.04E-02
-1.61E-01
-2.41E-01
-1.61E-01
-1.61E-01
-2.41E-01
-1.61E-01
-4.02E-01
-3.22E-01
-3.22E-01
-3.22E-01
-3.22E-01
-3.22E-01
-4.02E-01
-4.02E-01
-4.02E-01
-4.82E-01
-4.02E-01
-4.82E-01
-4.82E-01
-4.82E-01
-4.82E-01
-4.82E-01
-5.63E-01
-4.82E-01
-5.63E-01
-5.63E-01
-7.24E-01
-6.43E-01
-6.43E-01
-6.43E-01
-6.43E-01
-6.43E-01
-5.63E-01
-6.43E-01
-6.43E-01
-7.24E-01
-7.24E-01
-7.24E-01
-8.04E-01
-8.04E-01
-8.04E-01
-8.04E-01
-8.04E-01
-7.24E-01
-8.04E-01
-8.04E-01
-8.04E-01
-8.84E-01
-8.04E-01
-8.84E-01
-8.84E-01
-9.65E-01
-9.65E-01
-9.65E-01
-9.65E-01
-9.65E-01
-9.65E-01
-9.65E-01
-9.65E-01
-9.65E-01
-1.05E+00
-1.05E+00
-1.05E+00
-1.05E+00
-1.05E+00
-1.13E+00
-1.05E+00
-1.13E+00
-1.13E+00
-1.13E+00
-1.21E+00
-1.13E+00
-1.13E+00
-1.13E+00
-1.13E+00
-1.21E+00
-1.21E+00
-1.21E+00
-1.29E+00
-1.29E+00
-1.29E+00
-1.29E+00
-1.21E+00
-1.21E+00
-1.29E+00
-1.29E+00
-1.29E+00
-1.29E+00
-1.29E+00
-1.29E+00
-1.29E+00
-1.37E+00
-1.37E+00
-1.45E+00
-1.37E+00
-1.29E+00
-1.37E+00
-1.37E+00
-1.37E+00
-1.37E+00
-1.45E+00
-1.45E+00
-1.45E+00
-1.45E+00
-1.37E+00
-1.45E+00
-1.37E+00
-1.45E+00
-1.45E+00
-1.45E+00
-1.45E+00
-1.45E+00
-1.53E+00
-1.53E+00
-1.45E+00
-1.61E+00
-1.53E+00
-1.53E+00
-1.53E+00
-1.53E+00
-1.53E+00
-1.53E+00
-1.53E+00
-1.61E+00
-1.45E+00
-1.53E+00
-1.53E+00
-1.53E+00
-1.61E+00
-1.53E+00
-1.53E+00
-1.53E+00
-1.53E+00
-1.69E+00
-1.53E+00
-1.61E+00
-1.53E+00
-1.61E+00
-1.61E+00
-1.53E+00
-1.61E+00
-1.61E+00
-1.61E+00
-1.61E+00
-1.53E+00
-1.61E+00
-1.61E+00
-1.61E+00
-1.53E+00
-1.53E+00
-1.61E+00
-1.69E+00
-1.61E+00
-1.61E+00
-1.61E+00
-1.61E+00
-1.61E+00
-1.61E+00
-1.61E+00
-1.53E+00
-1.61E+00
-1.61E+00
-1.61E+00
-1.61E+00
-1.53E+00
-1.61E+00
-1.69E+00
-1.53E+00
-1.61E+00
-1.61E+00
-1.61E+00
-1.61E+00
-1.69E+00
-1.61E+00
-1.61E+00
-1.61E+00
-1.61E+00
-1.69E+00
-1.53E+00
-1.61E+00
-1.61E+00
-1.61E+00
-1.53E+00
-1.61E+00
-1.61E+00
-1.53E+00
-1.61E+00
-1.53E+00
-1.61E+00
-1.53E+00
-1.61E+00
-1.53E+00
-1.53E+00
-1.61E+00
-1.61E+00
-1.53E+00
-1.61E+00
-1.53E+00
-1.53E+00
-1.53E+00
-1.53E+00
-1.53E+00
-1.45E+00
-1.53E+00
-1.45E+00
-1.53E+00
-1.45E+00
-1.53E+00
-1.53E+00
-1.53E+00
-1.53E+00
-1.37E+00
-1.53E+00
-1.45E+00
-1.45E+00
-1.45E+00
-1.45E+00
-1.37E+00
-1.45E+00
-1.37E+00
-1.45E+00
-1.45E+00
-1.37E+00
-1.37E+00
-1.45E+00
-1.37E+00
-1.37E+00
-1.37E+00
-1.37E+00
-1.29E+00
-1.37E+00
-1.29E+00
-1.29E+00
-1.29E+00
-1.29E+00
-1.29E+00
-1.37E+00
-1.29E+00
-1.29E+00
-1.21E+00
-1.29E+00
-1.29E+00
-1.29E+00
-1.21E+00
-1.29E+00
-1.21E+00
-1.21E+00
-1.13E+00
-1.21E+00
-1.13E+00
-1.21E+00
-1.13E+00
-1.13E+00
-1.13E+00
-1.13E+00
-1.13E+00
-1.05E+00
-1.05E+00
-1.13E+00
-1.05E+00
-1.05E+00
-1.05E+00
-9.65E-01
-1.05E+00
-9.65E-01
-1.05E+00
-9.65E-01
-9.65E-01
-9.65E-01
-9.65E-01
-9.65E-01
-8.84E-01
-9.65E-01
-8.84E-01
-8.84E-01
-8.84E-01
-8.84E-01
-8.84E-01
-8.04E-01
-8.04E-01
-8.04E-01
-8.84E-01
-8.04E-01
-8.04E-01
-8.04E-01
-7.24E-01
-7.24E-01
-7.24E-01
-7.24E-01
-7.24E-01
-7.24E-01
-6.43E-01
-6.43E-01
-7.24E-01
-6.43E-01
-6.43E-01
-6.43E-01
-5.63E-01
-5.63E-01
-4.82E-01
-5.63E-01
-4.82E-01
-4.82E-01
-5.63E-01
-4.82E-01
-4.02E-01
-4.82E-01
-4.82E-01
-4.02E-01
-4.02E-01
-4.02E-01
-4.02E-01
-3.22E-01
-3.22E-01
-3.22E-01
-3.22E-01
-3.22E-01
-3.22E-01
-2.41E-01
-2.41E-01
-2.41E-01
-1.61E-01
-1.61E-01
-2.41E-01
-1.61E-01
-1.61E-01
-1.61E-01
-1.61E-01
-8.04E-02
-8.04E-02
-8.04E-02
-8.04E-02
0.00E+00
0.00E+00
0.00E+00
0.00E+00
0.00E+00
0.00E+00
8.04E-02
0.00E+00
1.61E-01
8.04E-02
8.04E-02
8.04E-02
1.61E-01
1.61E-01
1.61E-01
2.41E-01
2.41E-01
2.41E-01
2.41E-01
2.41E-01
2.41E-01
3.22E-01
3.22E-01
3.22E-01
4.02E-01
3.22E-01
4.02E-01
4.02E-01
4.82E-01
4.82E-01
4.02E-01
4.82E-01
5.63E-01
4.82E-01
5.63E-01
6.43E-01
5.63E-01
6.43E-01
6.43E-01
6.43E-01
6.43E-01
6.43E-01
7.24E-01
6.43E-01
7.24E-01
7.24E-01
7.24E-01
8.04E-01
8.04E-01
8.04E-01
8.84E-01
8.84E-01
8.84E-01
8.84E-01
8.84E-01
9.65E-01
9.65E-01
9.65E-01
9.65E-01
1.05E+00
1.05E+00
9.65E-01
1.05E+00
1.13E+00
1.05E+00
1.05E+00
1.13E+00
1.13E+00
1.13E+00
1.21E+00
1.21E+00
1.29E+00
1.29E+00
1.29E+00
1.29E+00
1.21E+00
1.29E+00
1.29E+00
1.37E+00
1.45E+00
1.37E+00
1.37E+00
1.45E+00
1.45E+00
1.45E+00
1.45E+00
1.53E+00
1.53E+00
1.53E+00
1.61E+00
1.61E+00
1.61E+00
1.69E+00
1.61E+00
1.69E+00
1.69E+00
1.77E+00
1.69E+00
1.77E+00
1.69E+00
1.77E+00
1.77E+00
1.85E+00
1.77E+00
1.85E+00
1.85E+00
1.85E+00
1.85E+00
1.93E+00
2.01E+00
1.93E+00
2.01E+00
2.01E+00
2.01E+00
2.09E+00
2.01E+00
2.09E+00
2.09E+00
2.17E+00
2.17E+00
2.09E+00
2.17E+00
2.17E+00
2.17E+00
2.17E+00
2.25E+00
2.25E+00
2.33E+00
2.33E+00
2.33E+00
2.33E+00
2.33E+00
2.41E+00
2.33E+00
2.49E+00
2.33E+00
2.41E+00
2.57E+00
2.49E+00
2.49E+00
2.49E+00
2.57E+00
2.57E+00
2.57E+00
2.57E+00
2.57E+00
2.65E+00
2.65E+00
2.65E+00
2.65E+00
2.65E+00
2.65E+00
2.65E+00
2.73E+00
2.73E+00
2.81E+00
2.81E+00
2.81E+00
2.81E+00
2.81E+00
2.81E+00
2.81E+00
2.81E+00
2.89E+00
2.89E+00
2.97E+00
2.97E+00
2.97E+00
3.06E+00
2.97E+00
2.97E+00
3.06E+00
3.06E+00
3.06E+00
3.06E+00
3.06E+00
3.14E+00
3.06E+00
3.14E+00
3.22E+00
3.22E+00
3.22E+00
3.22E+00
3.22E+00
3.30E+00
3.30E+00
3.30E+00
3.30E+00
3.30E+00
3.30E+00
3.30E+00
3.38E+00
3.38E+00
3.30E+00
3.38E+00
3.46E+00
3.38E+00
3.46E+00
3.46E+00
3.46E+00
3.46E+00
3.54E+00
3.46E+00
3.54E+00
3.54E+00
3.54E+00
3.54E+00
3.54E+00
3.54E+00
3.54E+00
3.54E+00
3.70E+00
3.62E+00
3.62E+00
3.70E+00
3.62E+00
3.62E+00
3.70E+00
3.70E+00
3.70E+00
3.70E+00
3.78E+00
3.70E+00
3.78E+00
3.78E+00
3.78E+00
3.78E+00
3.78E+00
3.86E+00
3.86E+00
3.86E+00
3.86E+00
3.86E+00
3.86E+00
3.86E+00
3.94E+00
3.86E+00
3.94E+00
3.94E+00
3.94E+00
3.94E+00
4.02E+00
4.02E+00
3.94E+00
3.94E+00
4.02E+00
4.02E+00
4.02E+00
4.02E+00
4.02E+00
4.02E+00
4.02E+00
4.02E+00
4.10E+00
4.10E+00
4.10E+00
4.10E+00
4.10E+00
4.18E+00
4.10E+00
4.10E+00
4.10E+00
4.10E+00
4.18E+00
4.10E+00
4.18E+00
4.18E+00
4.18E+00
4.26E+00
4.18E+00
4.18E+00
4.18E+00
4.18E+00
4.18E+00
4.18E+00
4.18E+00
4.26E+00
4.18E+00
4.26E+00
4.18E+00
4.26E+00
4.26E+00
4.34E+00
4.34E+00
4.26E+00
4.26E+00
4.26E+00
4.26E+00
4.34E+00
4.34E+00
4.34E+00
4.18E+00
4.34E+00
4.34E+00
4.34E+00
4.34E+00
4.34E+00
4.34E+00
4.34E+00
4.34E+00
4.34E+00
4.34E+00
4.34E+00
4.42E+00
4.42E+00
4.34E+00
4.42E+00
4.34E+00
4.34E+00
4.42E+00
4.42E+00
4.34E+00
4.42E+00
4.42E+00
4.42E+00
4.50E+00
4.34E+00
4.34E+00
4.34E+00
4.42E+00
4.34E+00
4.42E+00
4.34E+00
4.34E+00
4.42E+00
4.42E+00
4.42E+00
4.42E+00
4.42E+00
4.42E+00
4.42E+00
4.34E+00
4.34E+00
4.42E+00
4.34E+00
4.42E+00
4.42E+00
4.42E+00
4.34E+00
4.42E+00
4.42E+00
4.34E+00
4.42E+00
4.42E+00
4.34E+00
4.34E+00
4.42E+00
4.42E+00
4.34E+00
4.34E+00
4.42E+00
4.42E+00
4.42E+00
4.34E+00
4.42E+00
4.34E+00
4.34E+00
4.34E+00
4.34E+00
4.34E+00
4.34E+00
4.34E+00
4.34E+00
4.42E+00
4.26E+00
4.34E+00
4.34E+00
4.34E+00
4.26E+00
4.26E+00
4.34E+00
4.34E+00
4.34E+00
4.26E+00
4.18E+00
4.26E+00
4.26E+00
4.34E+00
4.26E+00
4.26E+00
4.26E+00
4.26E+00
4.18E+00
4.26E+00
4.26E+00
4.18E+00
4.18E+00
4.26E+00
4.26E+00
4.18E+00
4.18E+00
4.18E+00
4.18E+00
4.18E+00
4.10E+00
4.10E+00
4.18E+00
4.10E+00
4.18E+00
4.10E+00
4.10E+00
4.10E+00
4.10E+00
4.10E+00
4.10E+00
4.10E+00
4.02E+00
4.02E+00
4.02E+00
4.02E+00
4.10E+00
4.02E+00
4.02E+00
3.94E+00
3.94E+00
3.94E+00
3.94E+00
3.94E+00
3.94E+00
3.94E+00
3.94E+00
3.94E+00
3.94E+00
3.94E+00
3.86E+00
3.94E+00
3.86E+00
3.86E+00
3.86E+00
3.86E+00
3.78E+00
3.86E+00
3.78E+00
3.78E+00
3.78E+00
3.70E+00
3.70E+00
3.78E+00
3.70E+00
3.70E+00
3.78E+00
3.78E+00
3.62E+00
3.62E+00
3.70E+00
3.70E+00
3.54E+00
3.62E+00
3.54E+00
3.62E+00
3.54E+00
3.62E+00
3.54E+00
3.62E+00
3.54E+00
3.46E+00
3.46E+00
3.46E+00
3.54E+00
3.46E+00
3.38E+00
3.46E+00
3.38E+00
3.46E+00
3.38E+00
3.38E+00
3.38E+00
3.30E+00
3.38E+00
3.38E+00
3.38E+00
3.30E+00
3.22E+00
3.38E+00
3.22E+00
3.22E+00
3.14E+00
3.22E+00
3.14E+00
3.14E+00
3.22E+00
3.14E+00
3.14E+00
3.14E+00
3.06E+00
3.06E+00
3.14E+00
3.06E+00
3.06E+00
3.06E+00
3.06E+00
2.97E+00
2.89E+00
2.97E+00
2.97E+00
2.89E+00
2.81E+00
2.89E+00
2.81E+00
2.89E+00
2.81E+00
2.81E+00
2.81E+00
2.81E+00
2.73E+00
2.81E+00
2.73E+00
2.73E+00
2.73E+00
2.65E+00
2.65E+00
2.65E+00
2.65E+00
2.57E+00
2.57E+00
2.49E+00
2.57E+00
2.57E+00
2.57E+00
2.49E+00
2.49E+00
2.49E+00
2.33E+00
2.49E+00
2.41E+00
2.41E+00
2.49E+00
2.33E+00
2.41E+00
2.33E+00
2.33E+00
2.25E+00
2.33E+00
2.25E+00
2.25E+00
2.17E+00
2.25E+00
2.17E+00
2.17E+00
2.09E+00
2.09E+00
2.09E+00
2.17E+00
2.09E+00
2.01E+00
2.01E+00
2.01E+00
2.01E+00
1.93E+00
1.93E+00
1.93E+00
1.93E+00
1.85E+00
1.85E+00
1.85E+00
1.85E+00
1.85E+00
1.85E+00
1.85E+00
1.77E+00
1.69E+00
1.77E+00
1.77E+00
1.77E+00
1.69E+00
1.69E+00
1.69E+00
1.61E+00
1.61E+00
1.53E+00
1.53E+00
1.53E+00
1.53E+00
1.53E+00
1.45E+00
1.45E+00
1.45E+00
1.45E+00
1.45E+00
1.45E+00
1.37E+00
1.37E+00
1.29E+00
1.29E+00
1.29E+00
1.37E+00
1.21E+00
1.29E+00
1.21E+00
1.21E+00
1.21E+00
1.21E+00
1.13E+00
1.13E+00
1.05E+00
1.13E+00
1.13E+00
1.05E+00
1.05E+00
9.65E-01
9.65E-01
9.65E-01
9.65E-01
9.65E-01
9.65E-01
8.84E-01
8.84E-01
8.04E-01
8.04E-01
8.84E-01
8.04E-01
8.04E-01
7.24E-01
8.04E-01
7.24E-01
7.24E-01
6.43E-01
6.43E-01
6.43E-01
6.43E-01
6.43E-01
5.63E-01
5.63E-01
5.63E-01
4.82E-01
5.63E-01
5.63E-01
5.63E-01
4.82E-01
4.82E-01
4.82E-01
4.02E-01
4.02E-01
4.02E-01
4.02E-01
3.22E-01
3.22E-01
3.22E-01
3.22E-01
2.41E-01
2.41E-01
2.41E-01
3.22E-01
1.61E-01
1.61E-01
1.61E-01
1.61E-01
1.61E-01
1.61E-01
8.04E-02
8.04E-02
0.00E+00
0.00E+00
8.04E-02
0.00E+00
0.00E+00
0.00E+00
0.00E+00
-8.04E-02
-8.04E-02
-8.04E-02
-8.04E-02
-1.61E-01
-8.04E-02
-1.61E-01
-8.04E-02
-1.61E-01
-1.61E-01
-1.61E-01
-1.61E-01
-2.41E-01
-1.61E-01
-2.41E-01
-3.22E-01
-3.22E-01
-2.41E-01
-3.22E-01
-3.22E-01
-3.22E-01
-2.41E-01
-4.02E-01
-4.02E-01
-4.02E-01
-4.02E-01
-4.02E-01
-4.82E-01
-4.02E-01
-5.63E-01
-4.82E-01
-4.82E-01
-5.63E-01
-5.63E-01
-5.63E-01
-5.63E-01
-5.63E-01
-6.43E-01
-5.63E-01
-6.43E-01
-6.43E-01
-6.43E-01
-7.24E-01
-7.24E-01
-7.24E-01
-7.24E-01
-7.24E-01
-7.24E-01
-8.04E-01
-8.04E-01
-7.24E-01
-8.04E-01
-7.24E-01
-8.84E-01
-8.04E-01
-9.65E-01
-8.04E-01
-8.04E-01
-8.84E-01
-8.84E-01
-9.65E-01
-9.65E-01
-8.84E-01
-9.65E-01
-1.05E+00
-8.84E-01
-9.65E-01
-1.05E+00
-1.05E+00
-9.65E-01
-1.05E+00
-9.65E-01
-1.05E+00
-9.65E-01
-1.13E+00
-1.05E+00
-1.13E+00
-1.05E+00
-1.21E+00
-1.13E+00
-1.13E+00
-1.13E+00
-1.13E+00
-1.13E+00
-1.21E+00
-1.13E+00
-1.21E+00
-1.21E+00
-1.21E+00
-1.21E+00
-1.21E+00
-1.29E+00
-1.29E+00
-1.21E+00
-1.29E+00
-1.21E+00
-1.21E+00
-1.29E+00
-1.37E+00
-1.29E+00
-1.37E+00
-1.29E+00
-1.37E+00
-1.37E+00
-1.37E+00
-1.45E+00
-1.29E+00
-1.37E+00
-1.45E+00
-1.37E+00
-1.45E+00
-1.45E+00
-1.45E+00
-1.53E+00
-1.45E+00
-1.45E+00
-1.45E+00
-1.45E+00
-1.53E+00
-1.45E+00
-1.45E+00
-1.53E+00
-1.53E+00
-1.45E+00
-1.45E+00
-1.53E+00
-1.53E+00
-1.45E+00
-1.45E+00
-1.53E+00
-1.45E+00
-1.61E+00
-1.61E+00
-1.45E+00
-1.53E+00
-1.53E+00
-1.53E+00
-1.53E+00
-1.61E+00
-1.53E+00
-1.53E+00
-1.53E+00
-1.61E+00
-1.61E+00
-1.61E+00
-1.53E+00
-1.53E+00
-1.53E+00
-1.53E+00
-1.61E+00
-1.61E+00
-1.61E+00
-1.61E+00
-1.53E+00
-1.53E+00
-1.61E+00
-1.61E+00
-1.61E+00
-1.53E+00
-1.69E+00
-1.61E+00
-1.53E+00
-1.61E+00
-1.53E+00
-1.53E+00
-1.61E+00
-1.61E+00
-1.61E+00
-1.61E+00
-1.61E+00
-1.61E+00
-1.61E+00
-1.53E+00
-1.61E+00
-1.53E+00
-1.53E+00
-1.61E+00
-1.61E+00
-1.53E+00
-1.61E+00
-1.53E+00
-1.61E+00
-1.53E+00
-1.61E+00
-1.61E+00
-1.61E+00
-1.61E+00
-1.61E+00
-1.61E+00
-1.61E+00
-1.53E+00
-1.61E+00
-1.53E+00
-1.53E+00
-1.53E+00
-1.53E+00
-1.53E+00
-1.61E+00
-1.61E+00
-1.61E+00
-1.61E+00
-1.61E+00
-1.53E+00
-1.53E+00
-1.53E+00
-1.61E+00
-1.53E+00
-1.61E+00
-1.53E+00
-1.61E+00
-1.45E+00
-1.53E+00
-1.53E+00
-1.53E+00
-1.53E+00
-1.45E+00
-1.53E+00
-1.45E+00
-1.53E+00
-1.45E+00
-1.53E+00
-1.45E+00
-1.45E+00
-1.45E+00
-1.37E+00
-1.45E+00
-1.37E+00
-1.45E+00
-1.37E+00
-1.45E+00
-1.37E+00
-1.37E+00
-1.45E+00
-1.37E+00
-1.37E+00
-1.37E+00
-1.37E+00
-1.37E+00
-1.37E+00
-1.37E+00
-1.37E+00
-1.37E+00
-1.29E+00
-1.29E+00
-1.29E+00
-1.29E+00
-1.29E+00
-1.37E+00
-1.29E+00
-1.29E+00
-1.21E+00
-1.21E+00
-1.21E+00
-1.21E+00
-1.13E+00
-1.21E+00
-1.13E+00
-1.21E+00
-1.13E+00
-1.13E+00
-1.13E+00
-1.21E+00
-1.13E+00
-1.13E+00
-1.13E+00
-1.13E+00
-1.05E+00
-1.05E+00
-1.05E+00
-1.13E+00
-9.65E-01
-1.05E+00
-1.05E+00
-1.13E+00
-1.05E+00
-9.65E-01
-1.05E+00
-1.05E+00
-9.65E-01
-9.65E-01
-9.65E-01
-8.84E-01
-8.84E-01
-8.84E-01
-8.84E-01
-8.84E-01
-8.84E-01
-8.04E-01
-8.84E-01
-8.84E-01
-8.04E-01
-8.84E-01
-7.24E-01
-8.04E-01
-8.04E-01
-8.04E-01
-7.24E-01
-8.04E-01
-7.24E-01
-7.24E-01
-6.43E-01
-7.24E-01
-5.63E-01
-6.43E-01
-6.43E-01
-6.43E-01
-5.63E-01
-5.63E-01
-5.63E-01
-5.63E-01
-5.63E-01
-5.63E-01
-5.63E-01
-4.82E-01
-5.63E-01
-4.82E-01
-4.82E-01
-4.02E-01
-4.02E-01
-4.02E-01
-3.22E-01
-4.02E-01
-3.22E-01
-4.02E-01
-4.02E-01
-3.22E-01
-3.22E-01
-2.41E-01
-2.41E-01
-2.41E-01
-1.61E-01
-2.41E-01
-2.41E-01
-2.41E-01
-1.61E-01
-8.04E-02
-1.61E-01
-1.61E-01
-1.61E-01
-8.04E-02
-8.04E-02
0.00E+00
-8.04E-02
-8.04E-02
-8.04E-02
0.00E+00
0.00E+00
8.04E-02
8.04E-02
8.04E-02
8.04E-02
8.04E-02
1.61E-01
1.61E-01
8.04E-02
8.04E-02
1.61E-01
2.41E-01
1.61E-01
2.41E-01
2.41E-01
2.41E-01
2.41E-01
2.41E-01
3.22E-01
4.02E-01
4.02E-01
4.02E-01
4.02E-01
4.02E-01
4.02E-01
4.02E-01
4.82E-01
4.82E-01
5.63E-01
5.63E-01
5.63E-01
5.63E-01
5.63E-01
5.63E-01
6.43E-01
5.63E-01
7.24E-01
7.24E-01
6.43E-01
7.24E-01
7.24E-01
8.04E-01
7.24E-01
8.04E-01
7.24E-01
8.04E-01
8.04E-01
8.84E-01
8.84E-01
8.84E-01
8.84E-01
8.84E-01
8.84E-01
9.65E-01
9.65E-01
9.65E-01
1.05E+00
1.05E+00
1.05E+00
1.05E+00
1.13E+00
1.05E+00
1.13E+00
1.21E+00
1.21E+00
1.29E+00
1.21E+00
1.29E+00
1.29E+00
1.29E+00
1.29E+00
1.29E+00
1.37E+00
1.37E+00
1.37E+00
1.45E+00
1.37E+00
1.45E+00
1.45E+00
1.45E+00
1.45E+00
1.45E+00
1.53E+00
1.53E+00
1.53E+00
1.53E+00
1.53E+00
1.53E+00
1.69E+00
1.69E+00
1.69E+00
1.69E+00
1.77E+00
1.69E+00
1.77E+00
1.77E+00
1.85E+00
1.77E+00
1.77E+00
1.77E+00
1.85E+00
1.93E+00
1.93E+00
1.93E+00
1.93E+00
1.93E+00
1.85E+00
1.93E+00
2.09E+00
2.01E+00
2.01E+00
2.09E+00
2.01E+00
2.01E+00
2.17E+00
2.17E+00
2.09E+00
2.17E+00
2.17E+00
2.25E+00
2.25E+00
2.17E+00
2.17E+00
2.25E+00
2.33E+00
2.33E+00
2.33E+00
2.41E+00
2.33E+00
2.33E+00
2.41E+00
2.41E+00];
%y=[];

%scatter(x,y,'filled')
%hold on
%scatter(x,y,'filled')
plot(t,x)
%hold on
%plot(t,y)
grid on
xlabel('Voltaje (V)') 
ylabel('Corriente (A)')

%xticks([0 0.45 0.5 0.55 0.6 0.65 0.7 0.75 0.8 1])
%xticklabels({'0','0.45','0.5','0.55','0.6','0.65','0.7','0.75','0.8','1'})
%yticks([0  0.0015 0.006 0.019 0.038 0.06])
